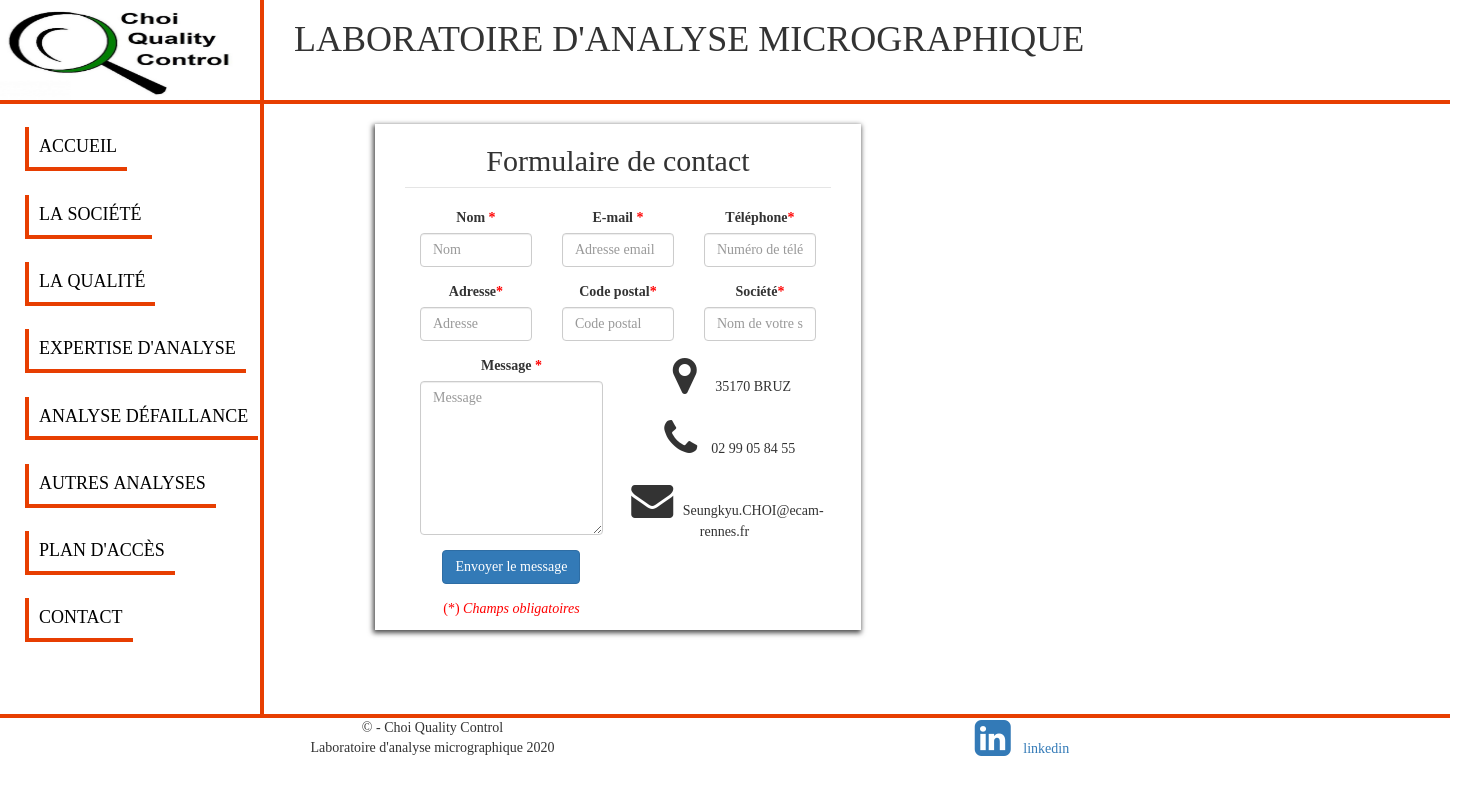
The page /contact.php on the database its author committed.
### tables this page shows
CREATE TABLE IF NOT EXISTS `societe` (
  `societe_id` int(11) NOT NULL AUTO_INCREMENT,
  `societe_nom` text NOT NULL,
  `societe_adresse` varchar(100) DEFAULT NULL,
  `societe_email` varchar(200) DEFAULT NULL,
  `societe_postal` varchar(50) DEFAULT NULL,
  `societe_ville` varchar(50) DEFAULT NULL,
  `societe_descriptionfr` text,
  `societe_descriptionan` text,
  `societe_propriofr` text,
  `societe_proprioan` text,
  `societe_tel` varchar(50) DEFAULT NULL,
  `societe_typeid` int(11) DEFAULT NULL,
  `societe_photo` text,
  `societe_datecreation` datetime DEFAULT NULL,
  `societe_active` tinyint(1) NOT NULL DEFAULT '0',
  `societe_date` datetime DEFAULT NULL,
  PRIMARY KEY (`societe_id`)
);

### process/t-contact.php (called while the page is built)
<?php
    require 'config.php';
    $coord = $db->prepare('SELECT * FROM societe WHERE societe_active = 1 AND societe_typeid=1 ORDER BY societe_id');
    $coord->execute();
    $c = $coord->fetch();
?>

### include/corps/centralcontact.php (the view, shortened to what this page needs)
<?php require 'process/t-contact.php'; ?>
<!DOCTYPE html>
<html lang="fr">
	<head>
		  <link rel="stylesheet" href="https://maxcdn.bootstrapcdn.com/bootstrap/3.3.7/css/bootstrap.min.css" />
        <link rel="stylesheet" href="assets/font-awesome/css/font-awesome.min.css"/>
		  <link rel="stylesheet" type="text/css" href="assets/css/style.css" />
	</head>
	<body>
   <header>
                          <div class="container">
                                <div class="row">
                                  <div class="col-lg-12">
                                  </div>
                                </div>
                           </div>
    </header>
               <div  class="col-lg-12">
                    <div id="form" class="col-lg-offset-2 col-lg-12">
                          <div class="col-lg-12">
                                      <form method="post" novalidate="" data-parsley-validate="" id="form-contact" action="process/t-form-contact.php">
                                                <center>  <legend><h2>Formulaire de contact</h2></legend>
                                                   <div class="col-lg-4">
                                                       <div class="form-group">
                                                            <label for="nom">Nom <span style="color: red">*</span></label>
                                                            <input type="text" class="form-control" id="nom" required name="nom"
                                                                   placeholder="Nom" data-parsley-required-message="Nom manquant" />
                                                        </div>
                                                   </div>
                                                   <div class="col-lg-4">
                                                       <div class="form-group">
                                                            <label for="email">E-mail <span style="color: red">*</span></label>
                                                            <input type="email" class="form-control" id="email" required name="email"
                                                                   placeholder="Adresse email" data-parsley-required-message="Email manquant">
                                                        </div>
                                                   </div>
                                                   <div class="col-lg-4">
                                                       <div class="form-group">
                                                            <label for="phone">Téléphone<span style="color: red">*</span></label>
                                                            <input type="text" class="form-control" id="phone" required name="phone"
                                                                   placeholder="Numéro de téléphone" data-parsley-required-message="Numéro manquant">
                                                        </div>
                                                   </div>
                                                       <div class="col-lg-4">
                                                             <div class="form-group">
                                                                <label for="adresse">Adresse<span style="color: red">*</span></label>
                                                                <input type="text" class="form-control" id="adresse" required name="adresse"
                                                                       placeholder="Adresse" data-parsley-required-message="Adresse manquante">
                                                              </div>
                                                       </div>
                                                       <div class="col-lg-4">
                                                            <div class="form-group">
                                                                <label for="code">Code postal<span style="color: red">*</span></label>
                                                                <input type="text" class="form-control" id="code" required name="code"
                                                                       placeholder="Code postal" data-parsley-required-message="Code manquant">
                                                            </div>
                                                       </div>
                                                       <div class="col-lg-4">
                                                           <div class="form-group">
                                                                <label for="societe">Société<span style="color: red">*</span></label>
                                                                <input type="text" class="form-control" id="societe" required name="societe"
                                                                       placeholder="Nom de votre société" data-parsley-required-message="Nom manquant">
                                                            </div>
                                                       </div>
                                                                    <div class="col-lg-6">
                                                                        <div class="form-group">
                                                                            <label for="msg">Message <span style="color: red">*</span></label>
                                                                            <textarea name="msg" id="msg" cols="30" rows="7" class="form-control" required
                                                                                      placeholder="Message" data-parsley-required-message="Message manquant"></textarea>
                                                                        </div>
                                                                        <div class="form-group">
                                                                            <input type="submit" class="btn btn-primary" name="send" value="Envoyer le message"/>
                                                                        </div>
                                                                        <p style="color: red">(*) <i>Champs obligatoires</i></p>
                                                                    </div>
                                                      <div class="col-lg-6">
                                                                <div class="row">
                                                                     <span><i class="fa fa-3x fa-fw fa-map-marker"></i> <?php echo " " . $c['societe_postal']." ".$c['societe_ville']; ?></span>
                                                                </div>
                                                                <div class="row">
                                                                    <br><span><i class="fa fa-3x fa-fw fa-phone"></i> <?= $c['societe_tel']; ?></span>
                                                                </div>
                                                                <div class="row">
                                                                    <br><span><i class="fa fa-3x fa-fw fa-envelope"></i> <?php echo " " . $c['societe_email']; ?></span>
                                                                </div>
                                                      </div>
                                                      </center>
                                      </form>
                                </div>
                    <div class="col-lg-2"></div>
                          </div>
                    </div>
                </div>
	</body>
</html>

### assets/css/style.css (style rules this page uses)
body { font-family: century; font-size: 14px; }

### contact.php (style rules this page uses)
body { font-family: century; width: 795px; font-size: 14px; }

### include/corps/menu.php (style rules this page uses)
body { font-family: century; width: 795px; font-size: 14px; }

### include/corps/centralcontact.php (style rules this page uses)
#form { box-shadow: -1px 2px 5px 1px rgba(0, 0, 0, 0.7), -1px 2px 20px rgba(255, 255, 255, 0.6) inset; }

### rows shown on the page
societe: societe_postal "35170", societe_ville "BRUZ", societe_tel "02 99 05 84 55", societe_email "Seungkyu.CHOI@ecam-rennes.fr"

### other values the page prints
$date->format('Y') "2020"
